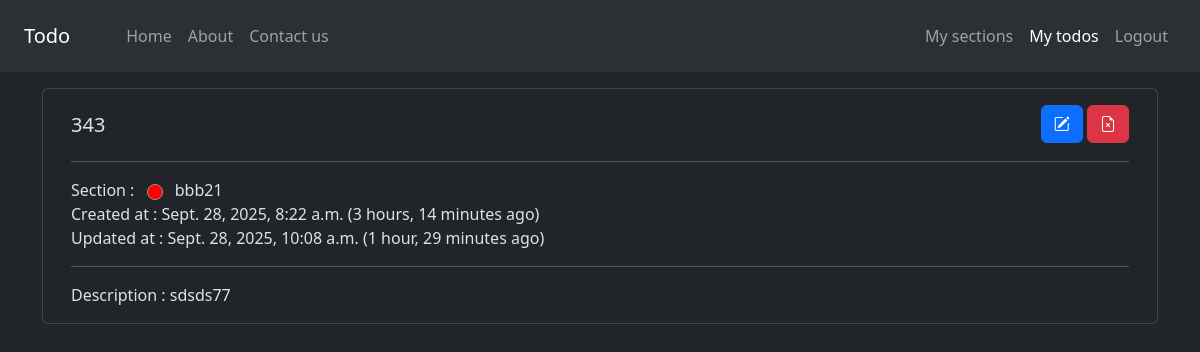
The page /todos/details/6 (signed in) on the database its author committed.
### todos/models.py (models this page shows)
class Todo(models.Model):
    section = models.ForeignKey(
        TodoSection, on_delete=models.CASCADE, related_name="sections"
    )
    title = models.CharField(max_length=40)
    description = models.CharField()
    created = models.DateTimeField(auto_now_add=True)
    updated = models.DateTimeField(auto_now=True)

### sections/models.py (models this page shows)
class TodoSection(models.Model):
    user = models.ForeignKey(User, on_delete=models.CASCADE, related_name="user")
    title = models.CharField(max_length=40)
    created = models.DateTimeField(auto_now_add=True)
    updated = models.DateTimeField(auto_now=True)
    color = models.ForeignKey(
        Color, on_delete=models.SET_NULL, null=True, related_name="tcolor"
    )

class Color(models.Model):
    name = models.CharField(max_length=20)
    color = models.CharField(max_length=6)

### todos/views.py (the view)
# urls.py: path("details/<int:todo_id>", DetailsTodoView.as_view(), name="details_todo"),
class DetailsTodoView(View):
    template_name = "todos/details.html"
    todo_instance = None
    def setup(self, request, *args, **kwargs):
        self.todo_instance = get_object_or_404(Todo, pk=kwargs['todo_id'])
        return super().setup(request, *args, **kwargs)
    def dispatch(self, request, *args, **kwargs):
        if not self.todo_instance.section.user.id == request.user.id:
            messages.error(request, "This Todo is not for you.", "danger")
            return redirect('todos:todos')
        return super().dispatch(request, *args, **kwargs)
    def get(self, request, *args, **kwargs):
        data = {
            "todos_active": "active",
            "title": "Details Todo | Todo",
            "todo_details": self.todo_instance,
        }
        return render(request, self.template_name, data)

### todos/templates/todos/details.html (shortened to what this page needs)
{% extends 'base.html' %}
{% block content %}
    <div class="container my-3">
        <div class="row gap-3 justify-content-center">
            <div class="row">
                <div class="card col-md-12">
                    <div class="card-body">
                        <div class="row">
                            <div class="col-6">
                                <h5 class="card-title pt-2">
                                    {{ todo_details.title }}
                                </h5>
                            </div>
                            <div class=" gap-2 text-end col-6">
                                <a href="{% url 'todos:edit_todo' todo_details.id %}" class="btn btn-primary"><i
                                        class="bi bi-pencil-square"></i></a>
                                <a href="{% url 'todos:delete_todo' todo_details.id %}" class="btn btn-danger"><i
                                        class="bi bi-file-earmark-x"></i></a>
                            </div>
                        </div>
                        <hr>
                        <div class="row">
                            <div class="col-12">
                                Section :
                                <span
                                        style="background-color: #{{ todo_details.section.color.color }};"
                                        class="color-circle mx-2"></span> {{ todo_details.section.title }}
                            </div>
                            <div class="col-12">
                                Created at :
                                {{ todo_details.created }} ({{ todo_details.created | timesince }} ago)
                            </div>
                            {% if todo_details.created != todo_details.updated %}
                                <div class="col-12">
                                    Updated at :
                                    {{ todo_details.updated }} ({{ todo_details.updated | timesince }} ago)
                                </div>
                            {% endif %}
                        </div>
                        <hr>
                        <div class="row">
                            <div class="col-12 ">
                                Description :
                                {{ todo_details.description }}
                            </div>
                        </div>
                    </div>
                </div>
            </div>
        </div>
    </div>
{% endblock %}

### todos/templates/todos/details.html (style rules this page uses)
.color-circle { width: 16px; height: 16px; border-radius: 50%; display: inline-block; margin-inline-start: 8px; border: 1px solid #999; vertical-align: middle; }

### rows shown on the page
Todo: title "343", section "bbb21", created "Sept. 28, 2025, 8:22 a.m.", created "3 hours, 14 minutes", updated "Sept. 28, 2025, 10:08 a.m.", updated "1 hour, 29 minutes", description "sdsds77"
